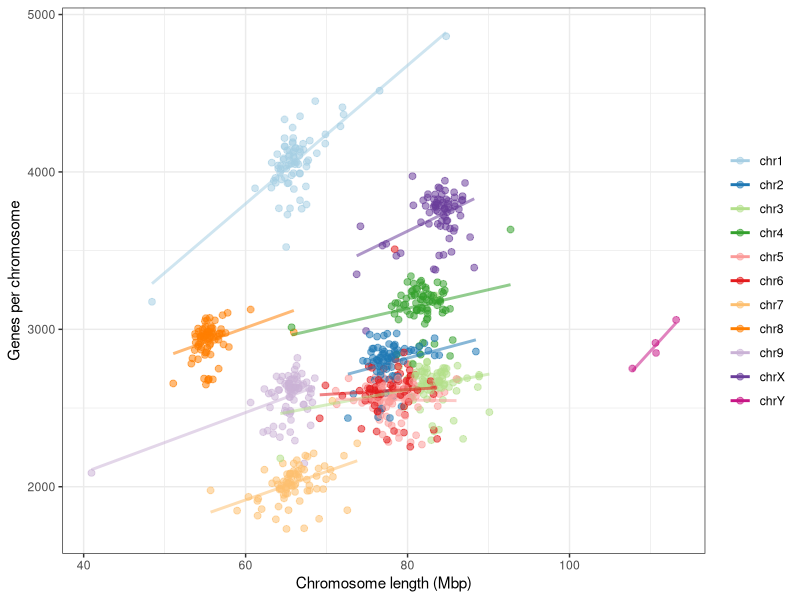
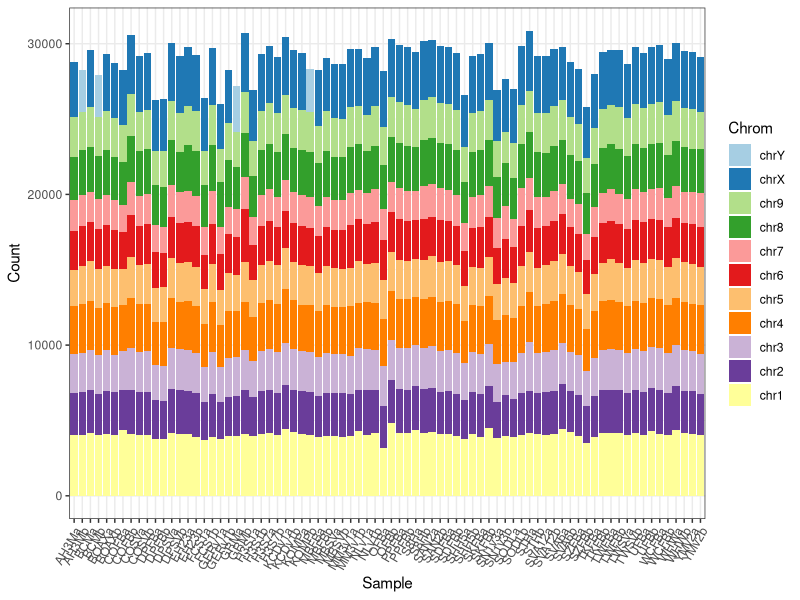
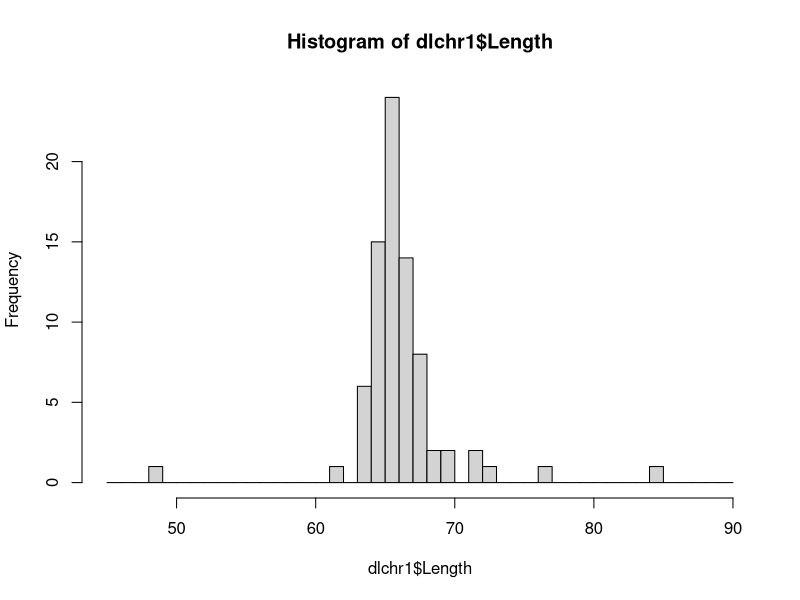
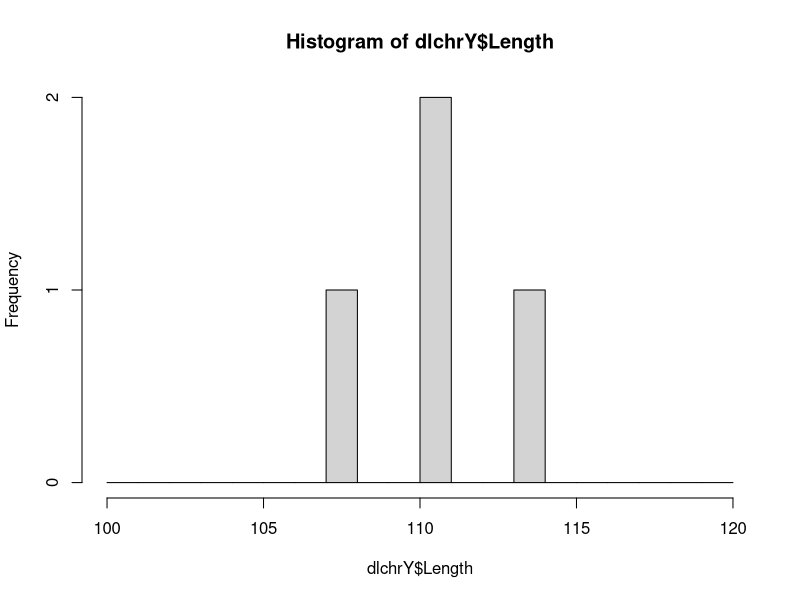

Reproduce these figures in R, in order.
## ---- chunk 1
#knitr::opts_chunk$set(echo = TRUE)
knitr::opts_chunk$set(echo = FALSE)
knitr::opts_chunk$set(results = "hide")
knitr::opts_chunk$set(fig.align = "center")
## ---- chunk 2
my_data <- readr::read_csv("gene_counts.csv", )
my_data

library(tidyr)
data_long <- my_data %>%
  pivot_longer( cols = !Sample, names_to = "Chrom", values_to = "Count")
#data_long$Length <- data_long$Length / 1e6
gcount <- data_long
sum(is.na(data_long$Count))
data_long <- data_long[!is.na(data_long$Count), ]
data_long

#my_data <- readr::read_csv("../Figure1b/chrom_lengths.csv")
my_data <- readr::read_csv("chrom_lengths.csv")
my_data$Sample <- as.factor( my_data$Sample )
my_data

library(tidyr)
data_long <- my_data %>%
  pivot_longer( cols = !Sample, names_to = "Chrom", values_to = "Length")
data_long$Length <- data_long$Length / 1e6
data_long
glength <- data_long

## ---- chunk 3
glength
gcount
data_long <- cbind(glength, gcount$Count)
names(data_long)[4] <- "Count"
data_long[1:3, ]

my_pal <- RColorBrewer::brewer.pal(n=12, name = "Paired")
#my_pal[11] <- "#B15928"
my_pal[11] <- "#C71585"
my_pal <- paste(my_pal, "88", sep = "")

library(ggplot2)
# Basic scatter plot
p <- ggplot(data_long, aes(x=Length, y=Count, color=Chrom)) 
p <- p + geom_point(size=2)
#p <- p + geom_smooth(method=lm)
p <- p + geom_smooth(method=lm, se=FALSE, linewidth = 1)

p <- p + theme_bw()
p <- p + theme(legend.title = element_blank()) 
#p <- p + theme(legend.position = "left")
p <- p + theme(legend.position = "right")
#p <- p + theme( legend.spacing.y = unit(1.0, 'mm') )
## important additional element
#p <- p + guides(fill = guide_legend(byrow = TRUE))
#p + theme(legend.spacing.y = unit(1.0, 'mm')) +
#  guides(fill = guide_legend(byrow = TRUE))
#p <- p + scale_color_brewer(palette="Dark2")
#p <- p + scale_color_brewer(palette="Paired")
p <- p + scale_color_manual(values=my_pal)
#p <- p + scale_color_brewer(palette="Set3")
p <- p + xlab("Chromosome length (Mbp)")
p <- p + ylab("Genes per chromosome")
gchrom <- p
## ---- chunk 4
gchrom
# ggsave(filename = "gene_by_chrom.tiff",
#        device = "tiff", 
#        #width = 3.25, height = 3.25, 
#        width = 6.5, height = 3.25, 
#        units = "in", dpi = 300, compression = "lzw")
## ---- chunk 5
data_long[1:3, ]

my_lvls <- sort(unique(data_long$Chrom), decreasing = TRUE)
#dput(unique(data_long$Chrom))

data_long$Chrom <- factor(data_long$Chrom, levels = my_lvls)

p <- ggplot(data_long, aes(x=Sample, y=Count, 
                           #color=Chrom, 
                           fill=Chrom)) 
p <- p + geom_bar(stat="identity")
p <- p + theme_bw()
p <- p + theme( axis.text.x = element_text(angle = 60, hjust = 1) )
#p

p <- p + scale_fill_brewer(palette="Paired")
p


## ---- chunk 6

data_long[1:3, ]
range(data_long$Length, na.rm = TRUE)

minchr <- data_long[ data_long$Length == min(data_long$Length, na.rm = TRUE), ]
minchr <- minchr[!is.na(minchr$Length), ]
minchr

maxchr <- data_long[ data_long$Length == max(data_long$Length, na.rm = TRUE), ]
maxchr <- maxchr[!is.na(maxchr$Length), ]
maxchr

#data_long[ data_long$Length == min(data_long$Length, na.rm = TRUE), ]


dlchr1 <- data_long[ data_long$Chrom == "chr1", ]
dlchr1[1:3, ]

hist(dlchr1$Length, breaks = seq(45, 90, by = 1))
sort(na.omit(dlchr1$Length))

minchr <- dlchr1[ dlchr1$Length == min(dlchr1$Length, na.rm = TRUE), ]
minchr <- minchr[!is.na(minchr$Length), ]
minchr

maxchr <- dlchr1[ dlchr1$Length == max(dlchr1$Length, na.rm = TRUE), ]
maxchr <- maxchr[!is.na(maxchr$Length), ]
maxchr


dlchrY <- data_long[ data_long$Chrom == "chrY", ]
dlchrY[1:3, ]
dlchrY[!is.na(dlchrY$Length), ]

hist(dlchrY$Length, breaks = seq(100, 120, by = 1))

#na.omit(dlchrY$Length)
sort(na.omit(dlchrY$Length)[1:4])

